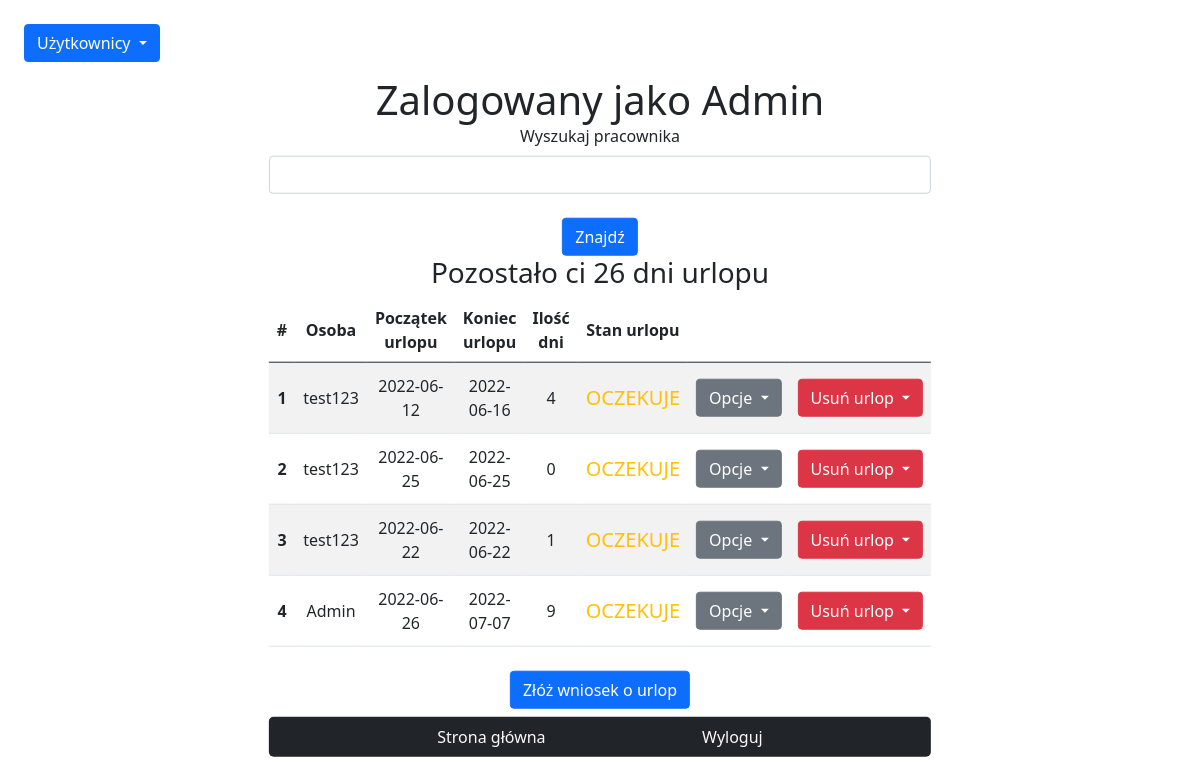
Page /leave/Admin (signed in) on the committed database.
### urlop/models.py (models this page shows, shortened)
class User(db.Model, UserMixin):
    id = db.Column(db.Integer, primary_key=True)
    username = db.Column(db.String(30), unique=True, nullable=False)
    email = db.Column(db.String(40), unique=True, nullable=False)
    role = db.Column(db.String(20), default='user')
    password = db.Column(db.String(60), nullable=False)
    leave = db.relationship('Leave', backref='user', lazy=True)
    days_left = db.Column(db.Integer, default=26)

class Leave(db.Model, UserMixin):
    id = db.Column(db.Integer, primary_key=True)
    start_day = db.Column(db.DateTime, nullable=False)
    end_day = db.Column(db.DateTime, nullable=False)
    accepted = db.Column(db.Integer, unique=False, default=0)
    deleted = db.Column(db.Boolean, default=False, nullable=False)
    user_id = db.Column(db.Integer, db.ForeignKey('user.id'), nullable=False)

### urlop/routes.py (the view, shortened to what this page needs)
@app.route('/leave/<string:name>', methods=['POST', 'GET'])
@login_required
def leave(name, opt=None):
    if current_user.role == 'Admin':
        leaves = Leave.query.filter_by(deleted=False).all()
    else:
        leaves = User.query.filter_by(username=current_user.username).first().leave
        leaves = [leave for leave in leaves if leave.deleted == False]
    form_search = SearchForm()
    form = LeaveForm()
    if opt is not None:
        pass
    return render_template('leave.html',
                           users=User.query.all(),
                           form=form,
                           form_search=form_search,
                           leaves=leaves,
                           title=name,
                           days_fun=calculate_days)

### urlop/forms.py (shortened to what this page needs)
class SearchForm(FlaskForm):
    searchText = StringField('Wyszukaj pracownika')
    submitSearch = SubmitField('Znajdź')

class LeaveForm(FlaskForm):
    start_date = DateField('Początek urlopu', validators=[DataRequired()])
    end_date = DateField('Koniec urlopu', validators=[DataRequired()])
    display_days_errors = StringField('')
    submit = SubmitField('Wyślij urlop')

### urlop/models.py (called while the page is built)
@login_manager.user_loader
def load_user(user_id):
    return User.query.get(int(user_id))

### urlop/routes.py (called while the page is built)
def calculate_days(start_date, end_date):
    delta = datetime.timedelta(days=1)
    days = 0
    while start_date <= end_date:
        days = days + 1 if start_date.isoweekday() <= 5 else days
        start_date += delta
    return days

### urlop/templates/leave.html (shortened to what this page needs)
{% extends 'base.html' %}
{% block content %}
<h1>Zalogowany jako {{ current_user.username }}</h1>
{% if current_user.role == 'Admin' %}
<form method="POST" action="">
    {{ form_search.searchText.label(class="form-label") }}
    {{ form_search.searchText(class="form-control") }}
    <br>
    {{ form_search.submitSearch(class="btn btn-primary") }}
</form>
{% endif %}
<h3>Pozostało ci {{ current_user.days_left }} dni urlopu</h3>
<table class="table table-striped mt-2">
    <thead>
    <tr>
        <th scope="col">#</th>
        <th scope="col">Osoba</th>
        <th scope="col">Początek urlopu</th>
        <th scope="col">Koniec urlopu</th>
        <th scope="col">Ilość dni</th>
        <th scope="col">Stan urlopu</th>
        {% if current_user.role == 'Admin' %}
        <th scope="col"></th>
        <th scope="col"></th>
        {% endif %}
    </tr>
    </thead>
    <tbody>
    {% for leave in leaves %}
    <tr>
        <th scope="row">{{ loop.index }}</th>
        <td>{{leave.user.username}}</td>
        <td>{{leave.start_day.date()}}</td>
        <td>{{leave.end_day.date()}}</td>
        <td>{{days_fun(leave.start_day, leave.end_day)}}</td>
        <td>
            {% if leave.accepted == 1 %}
            <h5 class="text-success">ZAAKCEPTOWANO</h5>
            {% elif leave.accepted == 0 %}
            <h5 class="text-warning">OCZEKUJE</h5>
            {% else %}
            <h5 class="text-danger">ODRZUCONO</h5>
            {% endif %}
        </td>
        {% if current_user.role == 'Admin' %}
        <td>
            <div class="mb-2 mt-2 dropdown">
                <a class="btn btn-secondary dropdown-toggle" href="#" role="button" id="accept"
                   data-bs-toggle="dropdown" aria-expanded="false">
                    Opcje
                </a>
            </div>
        </td>
        <td>
            <div class="mb-2 mt-2 dropdown">
                <a class="btn btn-danger dropdown-toggle" href="#" role="button" id="delete"
                   data-bs-toggle="dropdown" aria-expanded="false">
                    Usuń urlop
                </a>
            </div>
        </td>
        {% endif %}
    </tr>
    {% endfor %}
    </tbody>
</table>
<button type="button" class="btn btn-primary m-2" data-bs-toggle="modal" data-bs-target="#sendModal">
    Złóż wniosek o urlop
</button>
<nav class="navbar navbar-dark bg-dark rounded-3">
    <div class="container-sm d-flex justify-content-evenly">
        {% if current_user.is_authenticated %}
        <a href="{{url_for('index')}}" class="link-light text-decoration-none">Strona główna</a>
        <a href="{{url_for('logout')}}" class="link-light text-decoration-none">Wyloguj</a>
        {% else %}
        <a href="{{url_for('login')}}" class="link-light text-decoration-none">Zaloguj się</a>
        <a href="{{url_for('index')}}" class="link-light text-decoration-none">Strona główna</a>
        {% endif %}
    </div>
</nav>
{% endblock content %}
{% block modal %}
{% if current_user.role == 'Admin' %}
<div class="btn-group m-4">
    <button type="button" class="btn btn-primary dropdown-toggle" data-bs-toggle="dropdown" data-bs-display="static" aria-expanded="false">
        Użytkownicy
    </button>
</div>
{% endif %}
{% endblock %}

### urlop/templates/base.html (style rules this page uses)
.h1, .h2, .h3, .h4, .h5, .h6, h1, h2, h3, h4, h5, h6 { margin-bottom: 0; }
td, th { text-align:center; vertical-align:middle; }

### rows in the picture
User: username "Admin", days_left "26"
Leave: user.username "test123", start_day "2022-06-12", end_day "2022-06-16", start_day+end_day "4", accepted "OCZEKUJE"
Leave: user.username "test123", start_day "2022-06-25", end_day "2022-06-25", start_day+end_day "0", accepted "OCZEKUJE"
Leave: user.username "test123", start_day "2022-06-22", end_day "2022-06-22", start_day+end_day "1", accepted "OCZEKUJE"
Leave: user.username "Admin", start_day "2022-06-26", end_day "2022-07-07", start_day+end_day "9", accepted "OCZEKUJE"
